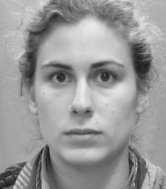
#> input picture faces/img01.png, 166 x 189 px, given in place of img00.png, which was not available; the run also reads 1 picture not shown here
$ python Eigenfaces.py   (older library calls are emulated)
#> lines starting #> are read from the running program, lines starting #| are printed output that depends on the picture; long printed decimals are rounded; pictures that were not available may be replaced by others from this repository, and a replacement may not be noted
### eigenFacesFunctions.py
import os
import scipy.misc as sp
import numpy.linalg as la
import numpy as np
import matplotlib.pyplot as pt
from orthogonality import orthogonalComponent

def loadImages(path, as_vector=True):
    """
    Input:
        - path: path to directory containing img*.png
        - A flag 'as_vector' indicating if you want each image to be stored
          as a 2-D array of pixels, or as a 1-D vector of pixels.
    Output:
        When each image is stored as a 1-D vector of pixels:
        - 2-D Numpy array with each row being a vector of pixels.
        When each image is stored as a 2-D array of pixels:
        - 3-D Numpy array with entries being 2-D arrays of pixels.
    """
#> called with path = 'faces', as_vector = True
    i=0
    images = []
    for file in os.listdir(path):
        if file.endswith('.png'): # Its an image
            image_name = os.path.join(path,"img%02d.png" % i)
            im_array = sp.imread(image_name, True)
#> im_array: shape (189, 166) float32; min 24, max 242, mean 153.1
            if as_vector: im_array = im_array.flatten()
            images.append(im_array)
            i += 1
    return np.array(images).astype(np.float64)

def approximate(originalface_vec, e_faces):
    """
    Approximation of the original face vector using the given vectors from the
    eigenfaces subspace.
    """
    weights = np.dot(originalface_vec, e_faces) # Each row corresponds to the weights of an image.
    approximation = np.dot(weights, e_faces.T)
    return approximation

# [11 lines left out: function computeRatioOfFaceness, not called in this run]

def distanceToEigenspace(x, subspace, as_rows=True):
    if as_rows == False: subspace = subspace.T
    return la.norm(orthogonalComponent(x, subspace))**2


### orthogonality.py
"""
File: orthogonality.py
Autor: Giordi Azonos Beverido
-----------------------------
Contains functions regarding orthogonality of vectors
and matrices.

Orthogonality is such an important topic in linear algebra
that it desrves its own file. Having a good knowledge about
orthogonality lets you compute test functions to see
if a vector has independent rows, compute the basis and rank
of a matrix, build orthogonal projections, QR factorization,
gramSchmidt and so on.
"""

import numpy as np
import numpy.linalg as la

def correctType(vector):
	"""
	Is used to cast all variables to numpy arrays, so the functions
	in this module can work with numpy arrays.

	If a given value is a list, it casts the list to numpy array, else
	it raises an error stating that the value must be either a list or a numpy array.
	"""
	if not isinstance(vector, np.ndarray):
		if isinstance(vector,list): vector = np.array(vector) # if its a list, convert it to numpy array
		else: raise ValueError("value '" +str(vector)+"' must be either a list or a numpy array")
	return vector

# [28 lines left out: functions areOrthogonal, isMatrixOrthogonal, not called in this run]

def parallelComponent(b, v, eps = 1E-10):
	"""
	Receives two numpy vectors, and returns the
	projection of b, over the span of v, that is,
	its parallel component. b = alpha * v
	"""
	b = correctType(b)
	v = correctType(v)
	alpha = (1.0*b.dot(v)/v.dot(v)) if v.dot(v) >= eps else 0.0
	return alpha * v

def orthogonalComponent(b, vlist):
	"""
	Project b orthogonal to vlist.

	Input:
		- b: a Vec
		- vlist: a list of mutually orthogonal numpy vecs

	Output: the projection of b orthogonal to the Vecs in vlist
	"""

	b = correctType(b)
	#if not areOrthogonal(vlist): raise ValueError('Elements of vlist are not mutually orthogonal')
	for v in vlist:
		b = b - parallelComponent(b, v)
	return b

# [144 lines left out: functions projectionMatrix, augOrthogonalComponent, orthogonalize, gramSchmidt, QR, testOrthogonality and 6 more, not called in this run]

### Eigenfaces.py
"""
Eigenfaces

Eigenfaces is an excercise from the book: "Coding the Matrix (Linear Algebra through Applications to Computer Science)" By Philip N. Klein - Brown University
Author of Script: Giordi Azonos

"""

#eigenFacesFucntions.py is the script that contains all the necessary functions to work on the project.
import eigenFacesFunctions as myfunc
import os
import numpy as np
import numpy.linalg as la
import matplotlib.pyplot as pt

height = 189
width = 166

def displayFace(pixels_array,as_vector=True, Title='Face'):
    """
    Displays a grayscale matplotlib plot of the pixels 1-D vector,
    with the given 'Tile'. The pixels vector can also be given as a
    pixels array by flagging the 'as_vector' variable as False.
    """
#> called with pixels_array = array of shape (31374,), as_vector = True, Title = 'Mean Face'
    if as_vector == True:
        face = pixels_array.reshape((height,width))
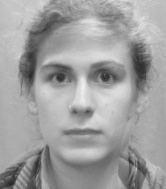
#> face: shape (189, 166) float64; min 34, max 241.3, mean 159.4
    else:
        face = pixels_array
    new_fig = pt.figure()
    new_fig.suptitle(Title, fontsize=14, fontweight='bold')
    new_plot = new_fig.add_subplot(111)
    new_plot.imshow(face, cmap='gray')

def reconstructFaceStepbyStep(originalface_vec, weights_vec, e_faces):
    """
    Receives:
        .A vector of the face you are trying to re-construct named 'originalface_vec'
        .A weights vector that corresponds to the image you want to re-construct
        .An e_faces matrix that corresponds to the singular values subspace

    Displays the re-construction of the given face singular vector by singular vector,
    that is, it first uses just one singular vector, prints the ratio of the
    reconstruction vs the original face, and plots the re-constructed image vs
    the original image. And so on for the 20 singular vectors.
    """
    for n in range(1,21):
        # approximation of image using n eigenvectors
        approximation = np.dot(weights_vec[0:n], e_faces[:, 0:n].T)
        # Compute the distance from the approximation to the subspace of eigenfaces
        distance = np.sum(approximation.dot(e_faces)**2)
        ratio = distance/la.norm(originalface_vec)**2
        print ('    Ratio using '+str(n)+' singular vectors = ' +str(ratio))

        if(n==1 or n%5 == 0):
            #I dont want to plot all faces, just a few examples.
            fig = pt.figure(figsize=(20,10))
            fig.suptitle('Original vs Approximation', fontsize=14, fontweight='bold')

            plot1 = fig.add_subplot(121)
            plot1.set_title('Mean Adjusted Original Face')
            plot1.imshow(originalface_vec.reshape((height,width)), cmap='gray')

            plot2 = fig.add_subplot(122)
            plot2.set_title('Reconstructed with '+str(n)+' singular vectors')
            plot2.imshow(approximation.reshape((height,width)), cmap='gray')

# Path where the face images are stored.
faces_path = os.path.join( os.getcwd(), 'faces' )
unclassif_faces_path = os.path.join( os.getcwd(), 'unclassified')

# 1. Load Images to Python. Images are loaded as 1-D vectors of pixels unless
# stated otherwise in the 'as_vector' variable.
# The resulting array has each row as a vector of pixels for each image.
face_images = myfunc.loadImages(faces_path, as_vector=True)
maybe_faces = myfunc.loadImages(unclassif_faces_path, as_vector=True)

# "Average" face
mu = np.mean(face_images, 0)
displayFace(mu, Title='Mean Face')

# Mean adjusted Data.
ma_data = face_images - mu
ma_maybe_faces = maybe_faces - mu
displayFace(ma_data[0], Title='Mean Adjusted Face 1')
#> call 2 of displayFace, with pixels_array = array of shape (31374,), as_vector = True, Title = 'Mean Adjusted Face 1'
#> in displayFace (call 2), `face = pixels_array.reshape((height,width))`:
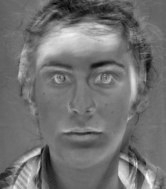
#> face: shape (189, 166) float64; min -57.67, max 57.33, mean -6.4; drawn with min black and max white

# Perform the SVD decomposition over the mean adjusted array of data.
# The columns of U form an orthonormal basis for the eigenspace of the covariance
# matrix. Each col of U is a singular vector corresponding to an eigenface.
U, S, V = la.svd(ma_data.transpose(), full_matrices=False)
#> S = [6999.6, 2.42e-12, 1e-13]; V = [[0.408, 0.408, -0.816], [0.574, 0.581, 0.577], [-0.71, 0.704, -0.00313]]
e_faces = U
all_weights = np.dot(ma_data, e_faces) # Each row corresponds to the weights of an image.
#> all_weights = [[2857.6, 1.37e-12, 5.61e-13], [2857.6, 1.37e-12, 5.61e-13], [-5715.2, 6.54e-13, -1.34e-12]]

# Plot the First Three eigenfaces
# First three eigen faces are the ones that explain most part of the variance
displayFace(U[:,0], Title='Eigen Face 1')
displayFace(U[:,1], Title='Eigen Face 2')
#> call 4 of displayFace, with pixels_array = array of shape (31374,), as_vector = True, Title = 'Eigen Face 2'
#> in displayFace (call 4), `face = pixels_array.reshape((height,width))`:
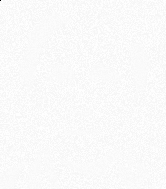
#> face: shape (189, 166) float64; min -0.42, max 0.00786, mean -4.48e-05; drawn with min black and max white
displayFace(U[:,2], Title='Eigen Face 3')
#> in displayFace (call 5), `face = pixels_array.reshape((height,width))`:
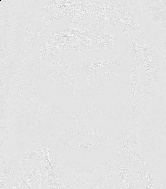
#> face: shape (189, 166) float64; min -0.296, max 0.035, mean -8.86e-05; drawn with min black and max white

# The columns of U are in decreasing importance, with the first column being the first
# eigen faces with the most importance, that is, the one that explains the most variance
# in the space of faces, and so on. Hence we can work with just the first 10 eigen faces.
n=10
n_e_faces = U[:,0:n]

# Reconstruct eigenvalue-by-eigenvalue face at img_ix
img_ix=0
reconstructFaceStepbyStep(ma_data[img_ix], all_weights[img_ix], e_faces)
#> the loop in reconstructFaceStepbyStep, `for n in range(1,21):` made 20 passes
#|     Ratio using 1 singular vectors = 1.000
#|     Ratio using 2 singular vectors = 1.000
#|     Ratio using 3 singular vectors = 1.000
#|     Ratio using 4 singular vectors = 1.000
#|     Ratio using 5 singular vectors = 1.000
#|     Ratio using 6 singular vectors = 1.000
#|     Ratio using 7 singular vectors = 1.000
#|     Ratio using 8 singular vectors = 1.000
#> (further printed lines are left out)

#Reconstruction of Faces
# Attempt to reconstruct a face using the first 10 most significant eigen vectors.
# This is important for image compression. You can just save the most important
# eigen vectors, and then reconstruct the image from this eigen vectors, however
# the SVD decomposition is an expensive algorithm.
img_ix = 0
average_distance = 0
display_images = True
for image in ma_data:
    almost_face = myfunc.approximate(image, n_e_faces)

    dist = myfunc.distanceToEigenspace(image, n_e_faces.T)/1000000
    average_distance += dist
    print('"Distance" of image'+str(img_ix+1)+' to '+str(n)+' e_faces = '+str(format(round(dist), ',f')))

    if (display_images and img_ix % 5 == 0):
        # img%5==0 because I dont want to plot all faces, just a few examples.
        fig = pt.figure(figsize=(20,10))
        fig.suptitle('Face'+str(img_ix+1)+' Original vs Approximation', fontsize=14, fontweight='bold')

        plot1 = fig.add_subplot(121)
        plot1.set_title('Original Face')
        plot1.imshow((image+mu).reshape((height,width)), cmap='gray')

        plot2 = fig.add_subplot(122)
        plot2.set_title('Reconstructed with '+str(n)+' singular vectors')
        plot2.imshow((almost_face+mu).reshape((height,width)), cmap='gray')
    img_ix += 1
#> this loop made 3 passes
#> (weights in approximate, dist, average_distance) on passes 2 to 3: ([2857.6, 1.21e-12, 3.79e-13], 7.89e-32, 1.58e-31), ([-5715.2, 9.8e-13, -1.14e-12], 1.14e-29, 1.16e-29)
#> (weights in approximate, average_distance) on pass 1: ([2857.6, 1.21e-12, 3.79e-13], 7.89e-32)
#| "Distance" of image1 to 10 e_faces = 0
#| "Distance" of image2 to 10 e_faces = 0
#| "Distance" of image3 to 10 e_faces = 0
#> after the loop, average_distance = 1.16e-29; img_ix = 3
average_distance /= ma_data.shape[0]
#> average_distance = 3.86e-30
print ('Average Distance ='+str(format(round(average_distance), ',f')))
#| Average Distance =0

# Classification of Maybe Faces:
# Now we will work with some images that may be faces, or may not be faces, and we will try to classify them
# as faces or not faces.
n=10
# After analizing the maybe faces data set, I reached the conclusion that
# a distance of the image to the eigen faces subspace greater than 40,000,000
# implies that the image is not a face. From our data set, every image that
# is a face has a distance to the eigen faces subspace less than 40,000,000
threshold = 40
display_images = True
img_ix = 0
for image in ma_maybe_faces:
    if display_images: displayFace(image+mu, Title='Unclassified Image '+str(img_ix+1))

    dist = myfunc.distanceToEigenspace(image, n_e_faces.T)/1000000
    print('"Distance" of image'+str(img_ix+1)+' to '+str(n)+' e_faces = '+str(format(round(dist), ',f')))

    if dist > threshold:
        print ('=> Image '+str(img_ix+1)+' is not a face.')
    else:
        print ('=> Image '+str(img_ix+1)+' is a face.')

    img_ix += 1
#> this loop made 1 pass
#> (dist, img_ix) on pass 1: (1.14e-29, 1)
#| "Distance" of image1 to 10 e_faces = 0
#| => Image 1 is a face.
#> pass 1, in displayFace (call 6), `face = pixels_array.reshape((height,width))`:
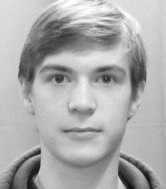
#> face: shape (189, 166) float64; min 12, max 255, mean 172.1
#> after the loop, img_ix = 1

pt.show()
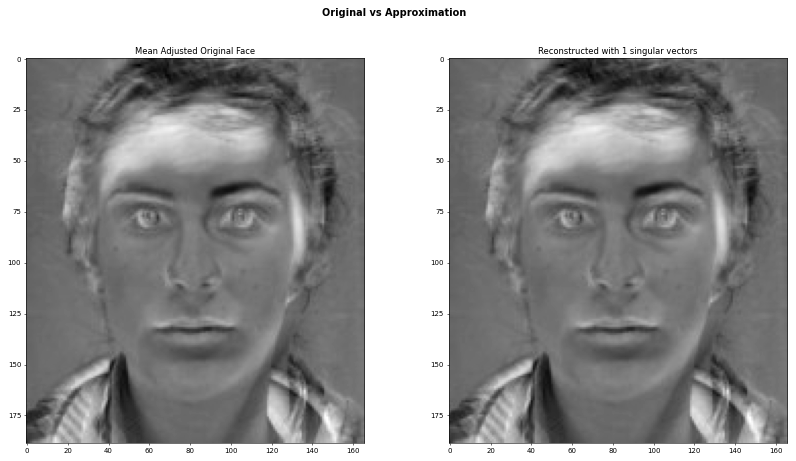
#> figure drawn by matplotlib, 2 panels
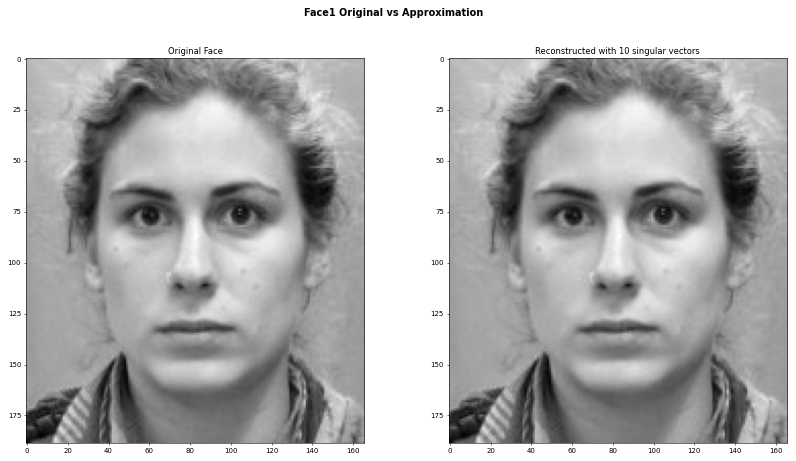
#> figure drawn by matplotlib, 2 panels
